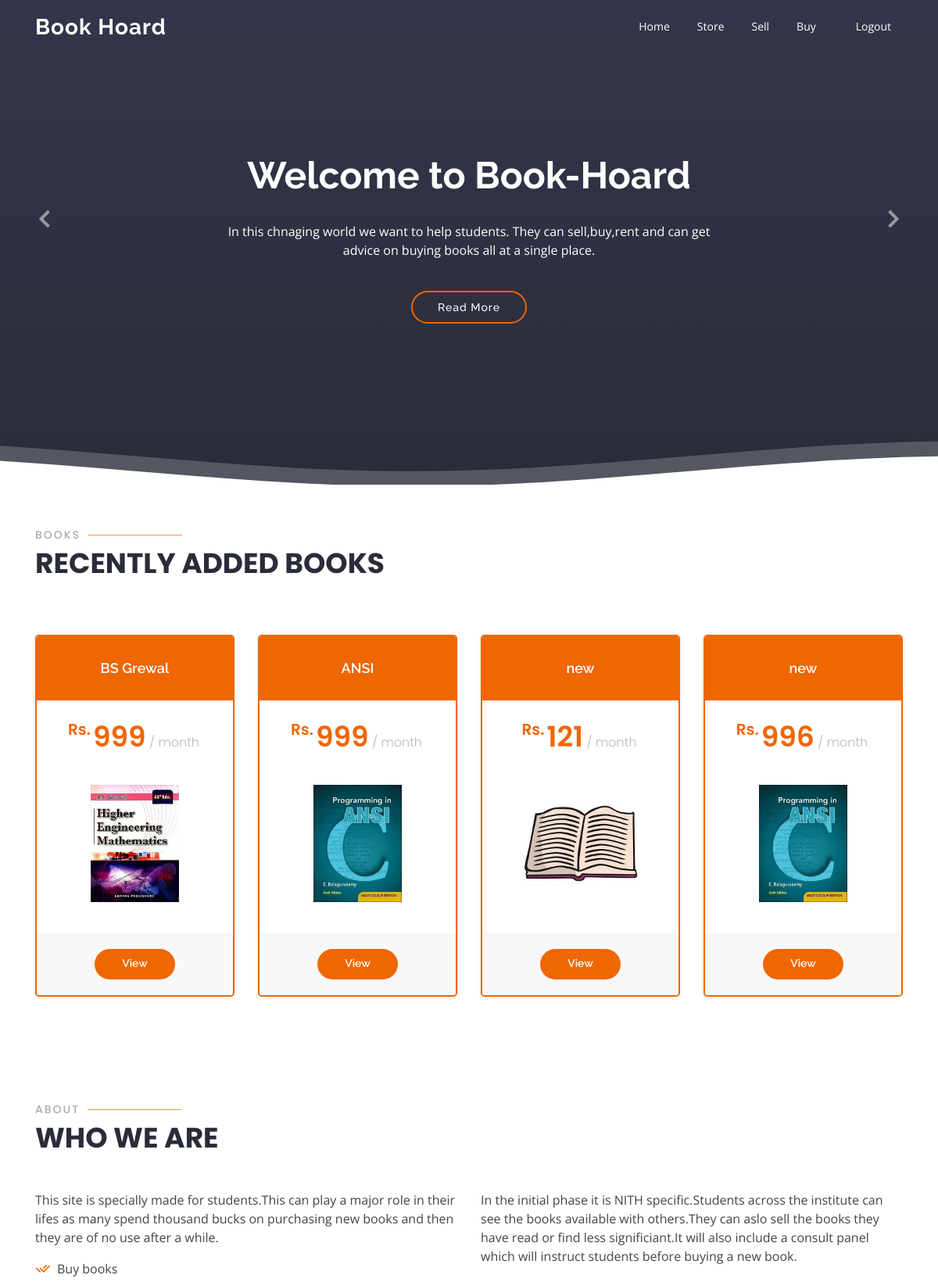
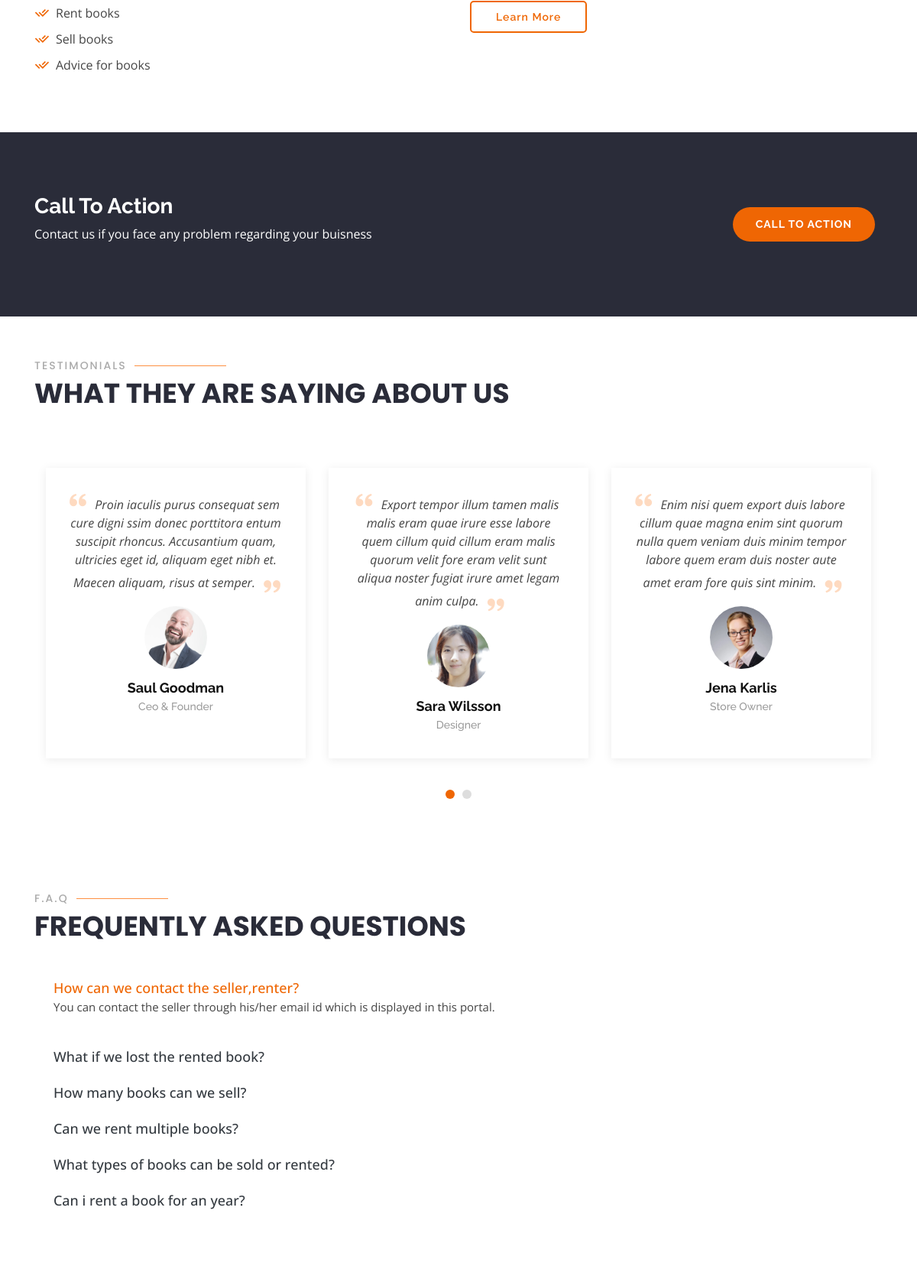
The page / (signed in, upper part) on the database its author committed (2 pictures, top to bottom).
### hoard/models.py (models this page shows, shortened)
class Product(models.Model):
    TYPE = [
            ('Sell','Sell'),
            ('Rent','Rent'),
            ('Sell or Rent','Sell or Rent'),
    ]
    owner       = models.ForeignKey(Owner, on_delete=models.CASCADE)
    title       = models.CharField(max_length = 25)
    type        = models.CharField(max_length = 12, choices = TYPE, default = 'Sell')
    price       = models.IntegerField()
    description = models.TextField(default="No Description Given")
    image       = models.ImageField(default='default.jpeg', upload_to='media/product')

### hoard/views.py (the view)
# urls.py: path('', views.index, name = 'home'),
def index(request):
    products = Product.objects.order_by('-id')[:4]
    context =  {'products':products,'top':'-top', 'header':'header-transparent'}
    return render(request, 'hoard/index.html', context)

### hoard/templates/hoard/index.html (shortened to what this page needs)
{% extends "hoard/main.html" %}
{% block content %}
{% load static %}
  <section id="hero" class="d-flex flex-column justify-content-end align-items-center">
    <div id="heroCarousel" class="container carousel carousel-fade" data-ride="carousel">
      <div class="carousel-item active">
        <div class="carousel-container">
          <h2 class="animate__animated animate__fadeInDown">Welcome to <span>Book-Hoard</span></h2>
          <p class="animate__animated fanimate__adeInUp">In this chnaging world we want to help students. They can sell,buy,rent and can get advice on buying books all at a single place.</p>
          <a href="#about" class="btn-get-started animate__animated animate__fadeInUp scrollto">Read More</a>
        </div>
      </div>
      <a class="carousel-control-prev" href="#heroCarousel" role="button" data-slide="prev">
        <span class="carousel-control-prev-icon bx bx-chevron-left" aria-hidden="true"></span>
      </a>
      <a class="carousel-control-next" href="#heroCarousel" role="button" data-slide="next">
        <span class="carousel-control-next-icon bx bx-chevron-right" aria-hidden="true"></span>
      </a>
    </div>
  </section>
  <section id="pricing" class="pricing">
    <div class="container">
      <div class="section-title" data-aos="zoom-out">
        <h2>Books</h2>
        <p>Recently Added Books</p>
      </div>
      <div class="row">
        {% for book in products %}
        <div class="col-lg-3 col-md-6 mt-4">
          <div class="box featured" data-aos="zoom-in">
            <h3>{{book.title}}</h3>
            <h4><sup>Rs.</sup>{{book.price}}<span> / month</span></h4>
            <img class="product-image" src="{{ book.image.url }}" height="170px" alt="">
            <div class="btn-wrap">
              <a href="{% url 'product-detail' book.id %}" class="btn-buy">View</a>
            </div>
          </div>
        </div>
        {% endfor %}
      </div>
    </div>
  </section>
  <main id="main">
    <section id="about" class="about">
      <div class="container">
        <div class="section-title" data-aos="zoom-out">
          <h2>About</h2>
          <p>Who we are</p>
        </div>
        <div class="row content" data-aos="fade-up">
          <div class="col-lg-6">
            <p>
              This site is specially made for students.This can play a major role in their lifes as many spend thousand bucks on purchasing new books and then they are of no use after a while.
            </p>
            <ul>
              <li><i class="ri-check-double-line"></i>Buy books </li>
              <li><i class="ri-check-double-line"></i>Rent books </li>
              <li><i class="ri-check-double-line"></i>Sell books </li>
              <li><i class="ri-check-double-line"></i>Advice for books </li>
            </ul>
          </div>
          <div class="col-lg-6 pt-4 pt-lg-0">
            <p>
              In the initial phase it is NITH specific.Students across the institute can see the books available with others.They can aslo sell the books they have read or find less significiant.It will also include a consult panel which will instruct students before buying a new book.
            </p>
            <a href="#" class="btn-learn-more">Learn More</a>
          </div>
        </div>
      </div>
    </section>
    <section id="cta" class="cta">
      <div class="container">
        <div class="row" data-aos="zoom-out">
          <div class="col-lg-9 text-center text-lg-left">
            <h3>Call To Action</h3>
            <p>Contact us if you face any problem regarding your buisness</p>
          </div>
          <div class="col-lg-3 cta-btn-container text-center">
            <a class="cta-btn align-middle" href="#">Call To Action</a>
          </div>
        </div>
      </div>
    </section>
    <section id="testimonials" class="testimonials">
      <div class="container">
        <div class="section-title" data-aos="zoom-out">
          <h2>Testimonials</h2>
          <p>What they are saying about us</p>
        </div>
        <div class="owl-carousel testimonials-carousel" data-aos="fade-up">
          <div class="testimonial-item">
            <p>
              <i class="bx bxs-quote-alt-left quote-icon-left"></i>
              Proin iaculis purus consequat sem cure digni ssim donec porttitora entum suscipit rhoncus. Accusantium quam, ultricies eget id, aliquam eget nibh et. Maecen aliquam, risus at semper.
              <i class="bx bxs-quote-alt-right quote-icon-right"></i>
            </p>
            <img src="{% static '/image/testimonials-1.jpg' %}" class="testimonial-img" alt="">
            <h3>Saul Goodman</h3>
            <h4>Ceo &amp; Founder</h4>
          </div>
          <div class="testimonial-item">
            <p>
              <i class="bx bxs-quote-alt-left quote-icon-left"></i>
              Export tempor illum tamen malis malis eram quae irure esse labore quem cillum quid cillum eram malis quorum velit fore eram velit sunt aliqua noster fugiat irure amet legam anim culpa.
              <i class="bx bxs-quote-alt-right quote-icon-right"></i>
            </p>
            <img src="{% static '/image/testimonials-2.jpg' %}" class="testimonial-img" alt="">
            <h3>Sara Wilsson</h3>
            <h4>Designer</h4>
          </div>
          <div class="testimonial-item">
            <p>
              <i class="bx bxs-quote-alt-left quote-icon-left"></i>
              Enim nisi quem export duis labore cillum quae magna enim sint quorum nulla quem veniam duis minim tempor labore quem eram duis noster aute amet eram fore quis sint minim.
              <i class="bx bxs-quote-alt-right quote-icon-right"></i>
            </p>
            <img src="{% static '/image/testimonials-3.jpg' %}" class="testimonial-img" alt="">
            <h3>Jena Karlis</h3>
            <h4>Store Owner</h4>
          </div>
        </div>
      </div>
    </section>
    <section id="faq" class="faq">
      <div class="container">
        <div class="section-title" data-aos="zoom-out">
          <h2>F.A.Q</h2>
          <p>Frequently Asked Questions</p>
        </div>
        <ul class="faq-list">
          <li data-aos="fade-up" data-aos-delay="100">
            <a data-toggle="collapse" class="" href="#faq1">How can we contact the seller,renter? <i class="icofont-simple-up"></i></a>
            <div id="faq1" class="collapse show" data-parent=".faq-list">
              <p>
                You can contact the seller through his/her email id which is displayed in this portal.
              </p>
            </div>
          </li>
          <li data-aos="fade-up" data-aos-delay="200">
            <a data-toggle="collapse" href="#faq2" class="collapsed">What if we lost the rented book? <i class="icofont-simple-up"></i></a>
          </li>
          <li data-aos="fade-up" data-aos-delay="300">
            <a data-toggle="collapse" href="#faq3" class="collapsed">How many books can we sell? <i class="icofont-simple-up"></i></a>
          </li>
          <li data-aos="fade-up" data-aos-delay="400">
            <a data-toggle="collapse" href="#faq4" class="collapsed">Can we rent multiple books? <i class="icofont-simple-up"></i></a>
          </li>
          <li data-aos="fade-up" data-aos-delay="500">
            <a data-toggle="collapse" href="#faq5" class="collapsed">What types of books can be sold or rented? <i class="icofont-simple-up"></i></a>
          </li>
          <li data-aos="fade-up" data-aos-delay="600">
            <a data-toggle="collapse" href="#faq6" class="collapsed">Can i rent a book for an year? <i class="icofont-simple-up"></i></a>
          </li>
        </ul>
      </div>
    </section>
  </main>
{% endblock content %}

### rows shown on the page
Product: title "BS Grewal", price "999", image (picture)
Product: title "ANSI", price "999", image (picture)
Product: title "new", price "121", image (placeholder picture)
Product: title "new", price "996", image (picture)
